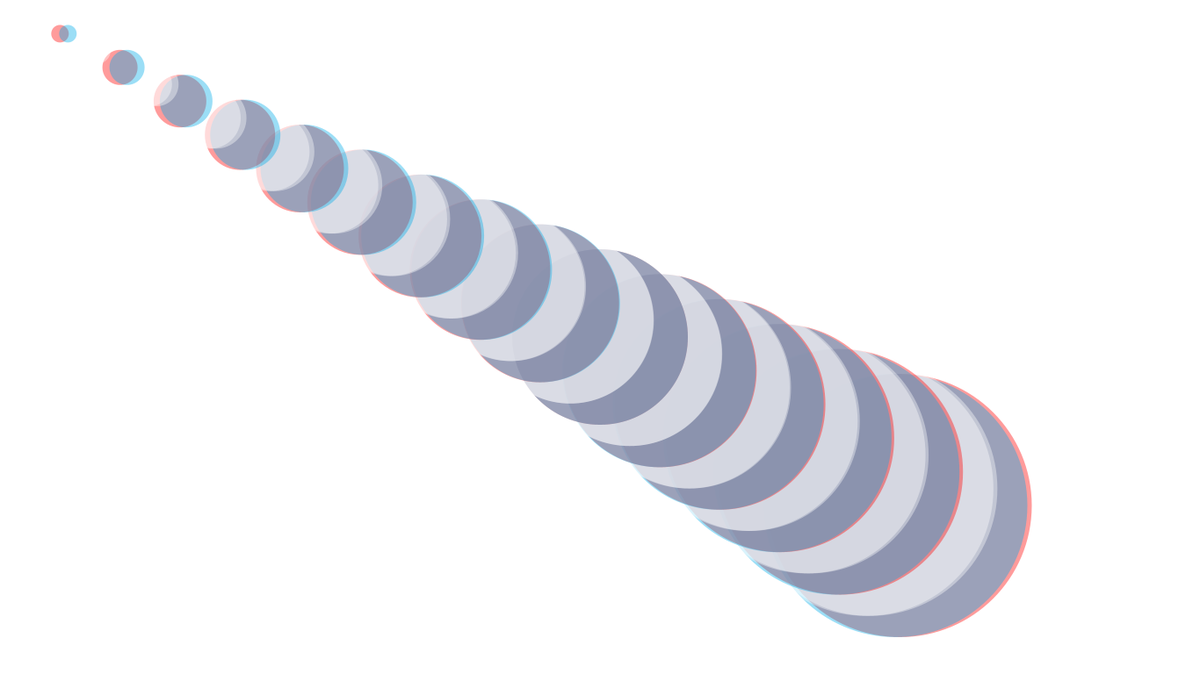
Frame 1 (no input)
Frame 60 (the mouse pressed at the canvas centre just before this capture): identical to frame 1, image omitted
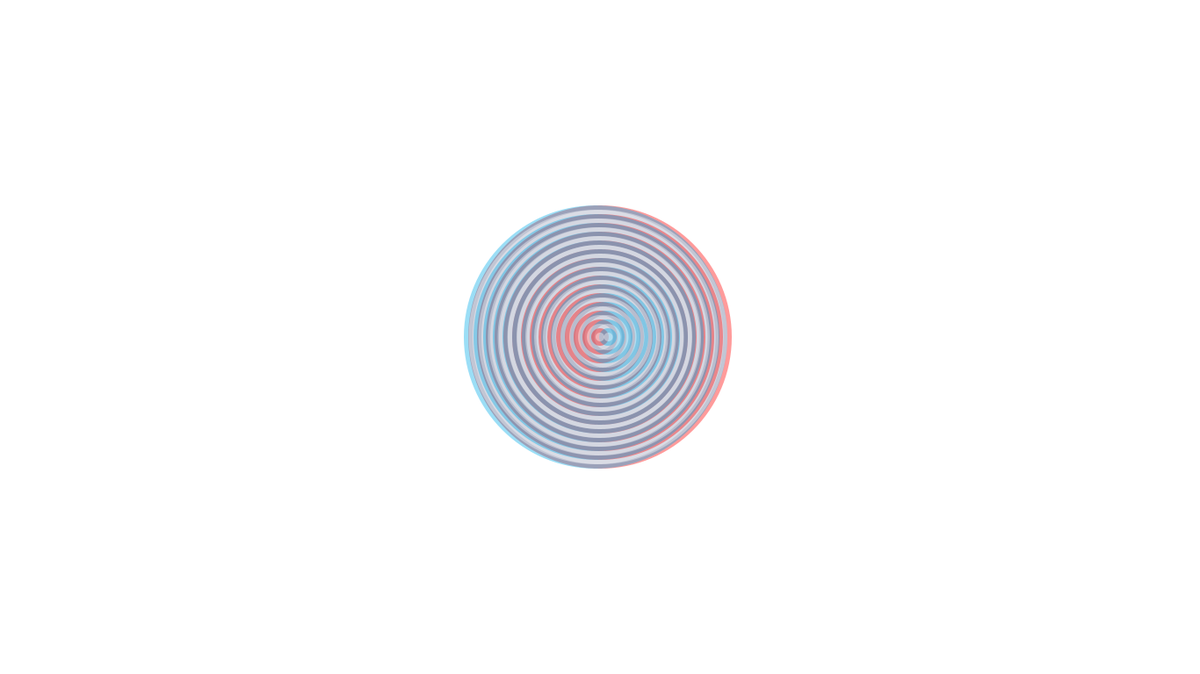
Frame 120 (the mouse held since frame 60 and released just before this capture)

The Processing sketch that drew these frames (run headless with seeded random() and noise(); from frame 60 on, the mouse is pressed at the canvas centre):

// Processing sketch: ejemplo_for_07
// ── ejemplo_for_07.pde
float diferencia = 10;
float t = 100;
void setup() {
  size( 1366,768);
  smooth();
  ellipseMode( CENTER );
  noStroke();
  rectMode (CENTER);
}
void draw() {
  background( 255 );
  boolean negro = true;
  
  for ( int i=300 ; i>0 ; i-=10) {

    
    float posX = map( i , 200, 0 , width/2 , mouseX );
    
    float posX2 = map( i , 200, 0 , width/2 , mouseX+diferencia );
    float posY = map( i , 200, 0 , height/2  , mouseY );

    if ( negro ) {
      fill( 255,0,0 , t);
    }
    else {
      fill( 255 , t);
    }
    
    
   ellipse ( posX, posY, i, i );
   if ( negro ) {
      fill( 0, 172, 232, t);
    }
    else {
      fill( 255 , t);
    }
    
   ellipse ( posX2,posY, i, i)  ;
    
    negro = !negro;
  }
}
